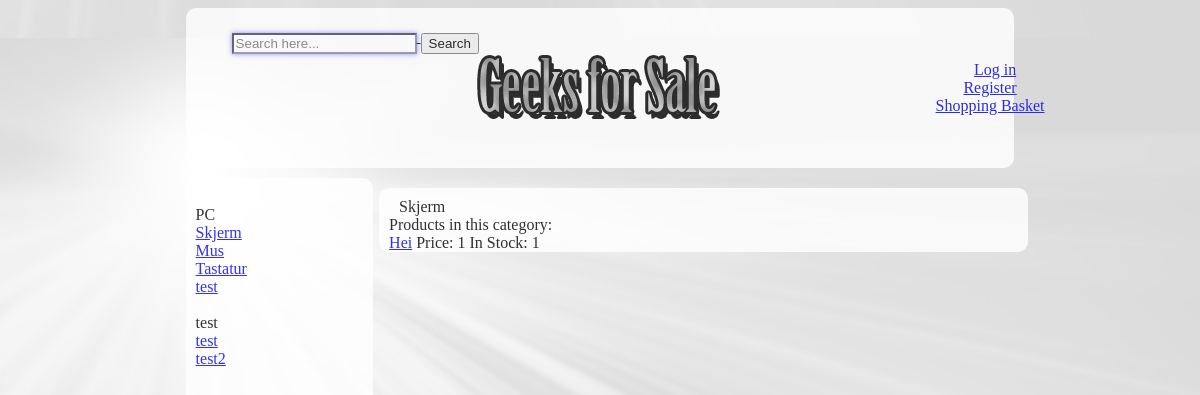
Page /productcategory.php?id=1 on the committed database.
### tables this page shows
CREATE TABLE IF NOT EXISTS `productcategory` (
  `id` int(10) unsigned NOT NULL AUTO_INCREMENT,
  `categoryName` text NOT NULL,
  PRIMARY KEY (`id`)
);

CREATE TABLE IF NOT EXISTS `subcategory` (
  `id` int(10) unsigned NOT NULL AUTO_INCREMENT,
  `name` text NOT NULL,
  `categoryid` int(11) NOT NULL,
  PRIMARY KEY (`id`),
  KEY `categoryid` (`categoryid`)
);

CREATE TABLE IF NOT EXISTS `products` (
  `id` int(10) unsigned NOT NULL AUTO_INCREMENT,
  `price` int(10) unsigned NOT NULL,
  `pictures` text NOT NULL,
  `name` text NOT NULL,
  `info` text NOT NULL,
  `onStock` int(10) unsigned NOT NULL,
  `forSale` tinyint(1) NOT NULL,
  `rabatt` int(10) unsigned NOT NULL,
  `categoriID` int(10) unsigned NOT NULL,
  PRIMARY KEY (`id`)
);

### productcategory.php (the view, shortened to what this page needs)
<!DOCTYPE HTML PUBLIC "-//W3C//DTD HTML 4.01//EN"
   "http://www.w3.org/TR/html4/strict.dtd">
<HTML>
   <HEAD>
      <link rel="stylesheet" type="text/css" href="StyleIndex.css"/>
   </HEAD>
   <BODY>
     <div id="header">
      <?php include("topmenu.php"); ?>
      <s>
       <form class="form-wrapper cf">
          <input type="text" placeholder="Search here..." required>
          <button type="submit">Search</button>
       </form>
    </s>
 </div>
 <div id="menu">
   <?php
   require_once 'menu.php';
   ?>
</div>
<div id="content">
   <?php
   $id = $_GET['id'];
   $sql = "Select * from subcategory where id=:id";
   $sth = $db->prepare($sql);
   $sth->bindValue (':id', $id);
   $sth->execute();
   $sth->setFetchMode(PDO::FETCH_ASSOC);
   $row = $sth->fetch();
   echo $row['name']."<br>";
   echo "Products in this category: ";
   $sql = "Select * from products where categoriID=:id";
   $sth = $db->prepare($sql);
   $sth->bindValue (':id', $id);
   $sth->execute();
   $sth->setFetchMode(PDO::FETCH_ASSOC);
   echo "<br>";
   while($row = $sth->fetch()){
      if($row['forSale'] != "0")
         echo "<a href=\"productdetails.php?id=".$row['id']."\">".$row['name']."</a> Price: ".$row['price']." In Stock: ".$row['onStock']."<br>";
   }
   ?>
</div>
</BODY>
</HTML>

### menu.php
<?php
require "db.php";
$sql = "Select * from productcategory";
$sth = $db->prepare($sql);
$sth->execute();
$sth->setFetchMode(PDO::FETCH_ASSOC);
while($row = $sth->fetch()){
	echo "<br>".$row['categoryName']."<br>";
	$sql = "Select * from subcategory where categoryid = ".$row['id'];
	$sth2 = $db->prepare($sql);
	$sth2->execute();
	$sth2->setFetchMode(PDO::FETCH_ASSOC);
	while($rows = $sth2->fetch()){
		echo "<a href=\"productcategory.php?id=".$rows['id']."\">".$rows['name']."</a><br>";
	}
}
?>

### StyleIndex.css (style rules this page uses)
body { background-image:url('Background2.jpg'); background-attachment: fixed; background-position: right bottom; background-repeat: repeat; background-color: #000000; }
#header { height: 150px; border-radius: 10px; background-color: #ffffff; background-image:url('Geeksforsale.jpg'); background-repeat: no-repeat; background-position: center; opacity: .8; margin-bottom: 10px; margin-left: 15%; margin-right: 15%; text-indent: 10px; padding-left: 10px; padding-top: 10px; }
#menu { float: left; height: 2000px; border-radius: 10px; width: 15%; background-color: #ffffff; opacity: .8; margin-bottom: 10px; margin-left: 15%; padding-left: 10px; padding-top: 10px; }
#content { float: left; border-radius: 10px; width: 54%; background-color: #ffffff; opacity: .8; margin-top: 10px; margin-bottom: 10px; margin-left: 0.5%; text-indent: 10px; padding-left: 10px; padding-top: 10px; }
s { position: absolute; margin-top: 5px; margin-left: 0.5%; text-align: left; text-indent: 10px; margin-bottom: 10px; padding-left: 10px; padding-top: 10px; }
:required { border-color: #88a; -webkit-box-shadow: 0 0 5px rgba(0, 0, 255, .5); -moz-box-shadow: 0 0 5px rgba(0, 0, 255, .5); -o-box-shadow: 0 0 5px rgba(0, 0, 255, .5); -ms-box-shadow: 0 0 5px rgba(0, 0, 255, .5); box-shadow: 0 0 5px rgba(0, 0, 255, .5); }

### rows in the picture
productcategory: categoryName "PC"
subcategory: name "Skjerm"
subcategory: name "Mus"
subcategory: name "Tastatur"
subcategory: name "test"
productcategory: categoryName "test"
subcategory: name "test"
subcategory: name "test2"
products: name "Hei", price "1", onStock "1"
